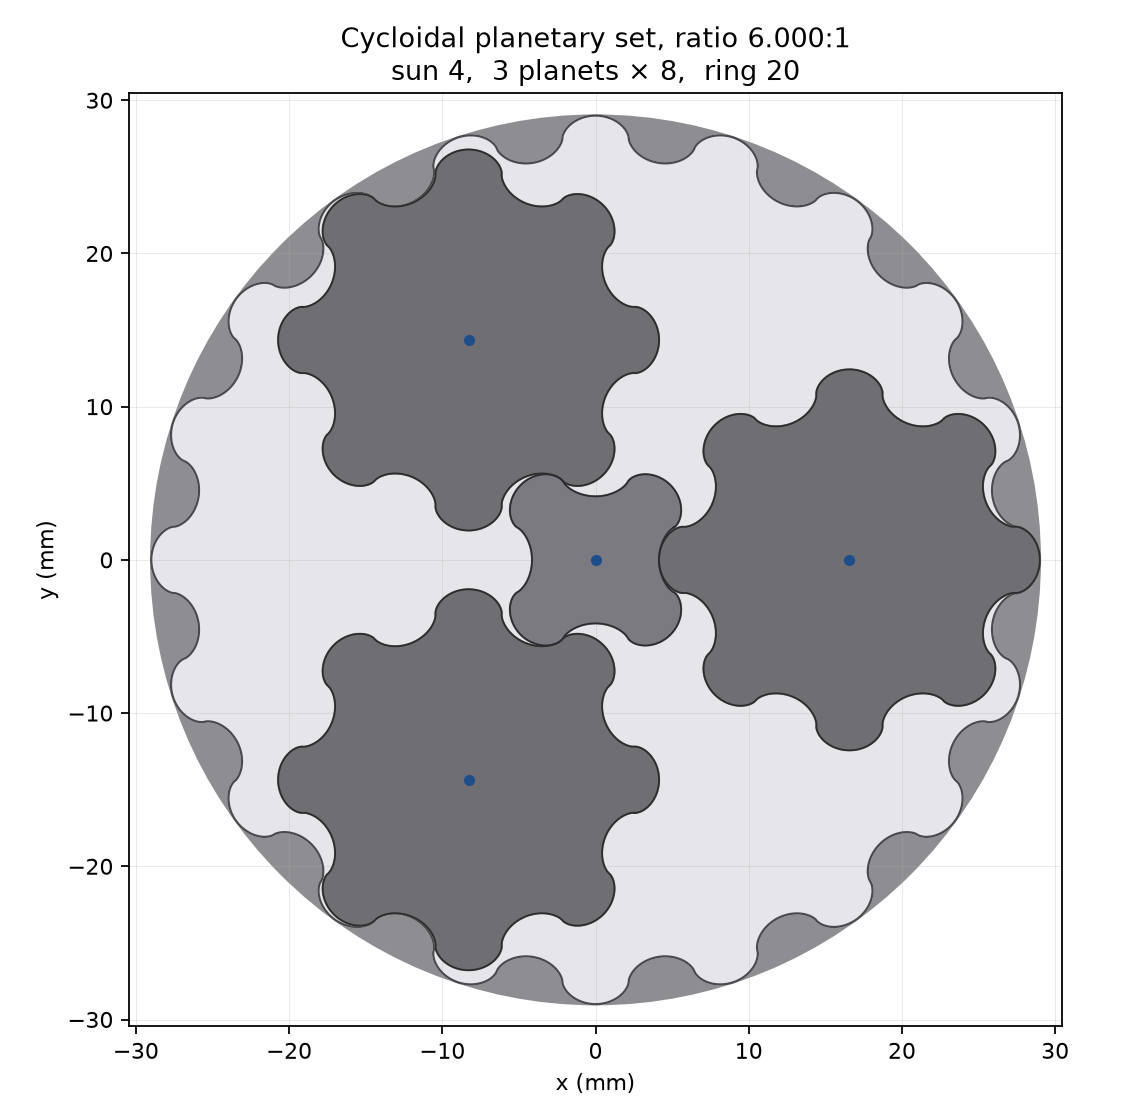

Recreate this plot in Python.
"""
Planetary set of cycloidal gears.

Sun and planets are cycloidal discs from the same Chen profile as
cycloidal_disc.py. The ring bore is a larger cycloidal profile, so the
planet lobes sit in its pockets. Pitch radius scales with the lobe count,
and the ring has sun + 2 * planet lobes, which is the count that lets a
planet mesh with the sun and the ring at the same centre distance.

Defaults follow the reference layout: six planets around a sun of the
same size, inside a lobed ring, with a bore in every gear.
"""

from pathlib import Path

import matplotlib.pyplot as plt
import numpy as np

# Ring fixed, sun driving, carrier output. The ratio is (sun lobes + ring lobes) / sun lobes.
# With the current tooth counts that is (9 + 21) / 9.
GEAR_RATIO = (9 + 21) / 9
SUN_LOBES = 9
PLANET_COUNT = 6
# Diameter across the outermost ring lobes. That is the overall size of the set.
OUTER_DIAMETER = 200.0
BORE_FRACTION = 0.42         # bore radius / root radius
POINTS = 6

OUT_DIR = Path(__file__).resolve().parent


def ring_lobes(sun_lobes: int, planet_lobes: int) -> int:
    return sun_lobes + 2 * planet_lobes


def overall_ratio(sun_lobes: int, planet_lobes: int) -> float:
    """Sun turns per carrier turn with the ring held fixed."""
    return (sun_lobes + ring_lobes(sun_lobes, planet_lobes)) / sun_lobes


def choose_planet_lobes(sun_lobes: int, gear_ratio: float, planet_count: int) -> int:
    """Planet lobes for this sun that come closest to the ratio without the planets crossing."""
    if sun_lobes < 4:
        raise ValueError("Sun lobes must be at least 4.")
    if gear_ratio <= 2.0:
        raise ValueError("Gear ratio must be greater than 2. Below that the planets would have no teeth.")
    if planet_count < 3:
        raise ValueError("Planet count must be at least 3.")
    best = None
    gap = np.sin(np.pi / planet_count)
    for planet in range(3, sun_lobes * 4):
        ring = ring_lobes(sun_lobes, planet)
        if (sun_lobes + ring) % planet_count != 0:
            continue
        # Tooth tips stay inside half the gap between planet centres.
        if (planet + 1) >= (sun_lobes + planet) * gap * 0.98:
            continue
        actual = overall_ratio(sun_lobes, planet)
        error = abs(actual - gear_ratio)
        if best is None or error < best[0]:
            best = (error, planet)
    if best is None:
        raise ValueError(
            f"A {sun_lobes}-lobe sun cannot reach a ratio near {gear_ratio:g} "
            f"with {planet_count} planets without the outer gears crossing."
        )
    return best[1]


def module_for_outer_diameter(sun_lobes: int, planet_lobes: int, diameter: float) -> float:
    """Module that puts the outermost ring lobe at this diameter."""
    if diameter <= 0:
        raise ValueError("Outer diameter must be positive.")
    ring_count = ring_lobes(sun_lobes, planet_lobes)
    # At module 1 the ring pitch radius is the ring lobe count.
    unit = epi_hypo_gear(float(ring_count), ring_count, 0.5, samples=24)
    return diameter / (2.0 * float(radii(unit).max()))


def _rotation(angle: float) -> np.ndarray:
    cosine, sine = np.cos(angle), np.sin(angle)
    return np.array([[cosine, sine], [-sine, cosine]])


def _trochoid_part(radius: float, rolling: float, sign: float, samples: int) -> np.ndarray:
    """One epi (sign +1) or hypo (sign -1) flank. Same construction as pygeartrain."""
    teeth = radius / rolling
    angle = np.linspace(0.0, 2.0 * np.pi / teeth, samples, endpoint=False)
    rolled = (radius + rolling * sign) / rolling * angle * sign
    basis = np.array([[np.cos(angle), np.cos(rolled)], [np.sin(angle), np.sin(rolled)]])
    return np.dot([radius + rolling * sign, -rolling * sign], basis).T


def epi_hypo_gear(pitch_radius: float, teeth: int, epi_fraction: float = 0.5, samples: int = 48) -> np.ndarray:
    """Closed cycloidal gear: epicycloid addendum, hypocycloid dedendum."""
    rolling = pitch_radius / teeth
    tooth = 2.0 * np.pi / teeth
    epi = _trochoid_part(pitch_radius, rolling * epi_fraction, +1.0, samples) @ _rotation(-tooth * epi_fraction / 2.0)
    hypo = _trochoid_part(pitch_radius, rolling * (1.0 - epi_fraction), -1.0, samples) @ _rotation(tooth * epi_fraction / 2.0)
    one = np.vstack((epi, hypo))
    return np.vstack([one @ _rotation(tooth * i) for i in range(teeth)])


def transform(profile: np.ndarray, rotation: float, center: tuple[float, float]) -> np.ndarray:
    cosine, sine = np.cos(rotation), np.sin(rotation)
    x = cosine * profile[:, 0] - sine * profile[:, 1] + center[0]
    y = sine * profile[:, 0] + cosine * profile[:, 1] + center[1]
    return np.column_stack((x, y))


def radii(profile: np.ndarray) -> np.ndarray:
    return np.hypot(profile[:, 0], profile[:, 1])


def radius_at(profile: np.ndarray, theta: np.ndarray) -> np.ndarray:
    """Radius of a star-shaped outline at each angle."""
    angle = np.arctan2(profile[:, 1], profile[:, 0])
    order = np.argsort(angle)
    angle = angle[order]
    radius = np.hypot(profile[order, 0], profile[order, 1])
    query = (np.asarray(theta) + np.pi) % (2.0 * np.pi) - np.pi
    return np.interp(query, angle, radius, period=2.0 * np.pi)


def flank_gap(moved: np.ndarray, boundary: np.ndarray, internal: bool) -> float:
    """Smallest radial gap. Negative means the profiles cross."""
    theta = np.arctan2(moved[:, 1], moved[:, 0])
    wall = radius_at(boundary, theta)
    radial = radii(moved)
    if internal:
        return float((wall - radial).min())
    return float((radial - wall).min())


def assembly(sun_lobes: int, planet_lobes: int, planet_count: int, module: float, resolution: int = POINTS, carrier: float = 0.0):
    """
    Epi/hypo cycloidal planetary, scaled so the planet orbit equals
    the sum of the sun and planet pitch radii. That is the distance at
    which the flanks stay tangent for every carrier angle.
    """
    if min(sun_lobes, planet_lobes, planet_count) < 3:
        raise ValueError("Sun lobes, planet lobes, and planet count must each be at least 3.")
    ring_count = ring_lobes(sun_lobes, planet_lobes)
    if (sun_lobes + ring_count) % planet_count != 0:
        raise ValueError(
            f"Planet count {planet_count} must divide sun + ring "
            f"({sun_lobes} + {ring_count} = {sun_lobes + ring_count}) "
            "or the planets cannot all stay in mesh."
        )
    samples = max(24, int(resolution) * 8)
    # Pitch radius = module * teeth. Orbit radius = sun pitch + planet pitch.
    orbit = module * (sun_lobes + planet_lobes)
    tooth_scale = orbit  # their generator uses an orbit radius of 1
    # The sun's addendum is the planet's dedendum, and the other way around,
    # so a tooth of one sits in the space of the other instead of crossing it.
    fraction = 0.5
    sun = epi_hypo_gear(tooth_scale * sun_lobes / (sun_lobes + planet_lobes), sun_lobes, 1.0 - fraction, samples)
    planet = epi_hypo_gear(tooth_scale * planet_lobes / (sun_lobes + planet_lobes), planet_lobes, fraction, samples)
    ring = epi_hypo_gear(tooth_scale * ring_count / (sun_lobes + planet_lobes), ring_count, fraction, samples)
    # Even planet counts need the sun turned half a tooth so a lobe meets a valley.
    sun_turn = (sun_lobes + ring_count) / sun_lobes * carrier
    if planet_lobes % 2 == 0:
        sun_turn += np.pi / sun_lobes
    sun = transform(sun, sun_turn, (0.0, 0.0))
    planets = []
    for index in range(planet_count):
        angle = carrier + 2.0 * np.pi * index / planet_count
        # Ring fixed. This spin, together with the sun turn above, keeps every
        # planet tangent to the sun and to the ring at every carrier angle.
        spin = -(ring_count - planet_lobes) / planet_lobes * angle
        planets.append(transform(planet, spin, (orbit * np.cos(angle), orbit * np.sin(angle))))
    sun_gaps = [flank_gap(profile, sun, internal=False) for profile in planets]
    ring_gaps = [flank_gap(profile, ring, internal=True) for profile in planets]
    return {
        "sun": sun,
        "planets": planets,
        "ring": ring,
        "distance": orbit,
        "ring_lobes": ring_count,
        "bore": BORE_FRACTION * float(radii(planet).min()),
        "sun_bore": BORE_FRACTION * float(radii(sun).min()),
        "sun_gaps": sun_gaps,
        "ring_gaps": ring_gaps,
    }


def build_parts(gear_ratio, outer_diameter, planet_count, sun_lobes):
    sun_lobes = int(sun_lobes)
    planet_count = int(planet_count)
    planet_lobes = choose_planet_lobes(sun_lobes, float(gear_ratio), planet_count)
    module = module_for_outer_diameter(sun_lobes, planet_lobes, float(outer_diameter))
    parts = assembly(sun_lobes, planet_lobes, planet_count, module)
    return parts, sun_lobes, planet_lobes


def _dxf_pair(code, value) -> str:
    return f"{code}\n{value}\n"


def _simplify(points: np.ndarray, tolerance: float) -> np.ndarray:
    """Douglas–Peucker. Drops points that sit within `tolerance` mm of the chord."""
    pts = np.asarray(points, dtype=float)
    if len(pts) < 3:
        return pts
    keep = np.zeros(len(pts), dtype=bool)
    keep[0] = keep[-1] = True
    stack = [(0, len(pts) - 1)]
    while stack:
        start, end = stack.pop()
        if end <= start + 1:
            continue
        chord = pts[end] - pts[start]
        length = np.hypot(*chord)
        if length < 1e-12:
            dist = np.hypot(pts[start + 1:end, 0] - pts[start, 0], pts[start + 1:end, 1] - pts[start, 1])
        else:
            rel = pts[start + 1:end] - pts[start]
            dist = np.abs(chord[0] * rel[:, 1] - chord[1] * rel[:, 0]) / length
        index = int(np.argmax(dist)) + start + 1
        if dist[index - start - 1] > tolerance:
            keep[index] = True
            stack.append((start, index))
            stack.append((index, end))
    return pts[keep]


def write_fusion_dxf(path: Path, parts: dict) -> None:
    """AutoCAD R12 DXF, millimetres. Fusion: Insert > Insert DXF."""
    lines: list[str] = []

    def add(code, value) -> None:
        lines.append(_dxf_pair(code, value))

    def polyline(points: np.ndarray, tolerance: float) -> None:
        pts = np.asarray(points, dtype=float)
        if len(pts) > 1 and np.allclose(pts[0], pts[-1]):
            pts = pts[:-1]
        pts = _simplify(np.vstack((pts, pts[0])), tolerance)
        if len(pts) > 1 and np.allclose(pts[0], pts[-1]):
            pts = pts[:-1]
        add(0, "POLYLINE")
        add(8, "0")
        add(66, 1)
        add(70, 1)
        for x, y in pts:
            add(0, "VERTEX")
            add(8, "0")
            add(10, f"{x:.6f}")
            add(20, f"{y:.6f}")
            add(30, "0.0")
        add(0, "SEQEND")

    def centre_point(x: float, y: float) -> None:
        add(0, "POINT")
        add(8, "0")
        add(10, f"{float(x):.6f}")
        add(20, f"{float(y):.6f}")
        add(30, "0.0")

    add(0, "SECTION")
    add(2, "HEADER")
    add(9, "$ACADVER")
    add(1, "AC1009")
    add(9, "$INSUNITS")
    add(70, 4)
    add(0, "ENDSEC")
    add(0, "SECTION")
    add(2, "TABLES")
    add(0, "TABLE")
    add(2, "LAYER")
    add(70, 1)
    add(0, "LAYER")
    add(2, "0")
    add(70, 0)
    add(62, 7)
    add(6, "CONTINUOUS")
    add(0, "ENDTAB")
    add(0, "ENDSEC")
    add(0, "SECTION")
    add(2, "BLOCKS")
    add(0, "ENDSEC")
    add(0, "SECTION")
    add(2, "ENTITIES")

    outer = float(radii(parts["ring"]).max())
    # About 0.2 mm on a 200 mm gear: the sketch follows the lobes without one vertex per sample.
    tolerance = max(0.05, outer * 0.002)
    add(0, "CIRCLE")
    add(8, "0")
    add(10, "0.0")
    add(20, "0.0")
    add(30, "0.0")
    add(40, f"{outer:.6f}")
    polyline(parts["ring"], tolerance)
    centre_point(0.0, 0.0)
    polyline(parts["sun"], tolerance)
    centre_point(*parts["sun"].mean(axis=0))
    for profile in parts["planets"]:
        polyline(profile, tolerance)
        centre_point(*profile.mean(axis=0))

    add(0, "ENDSEC")
    add(0, "EOF")
    path.write_bytes("".join(lines).replace("\n", "\r\n").encode("ascii"))


def draw_set(ax, gear_ratio, outer_diameter, planet_count, sun_lobes) -> str:
    ax.clear()
    parts, sun_lobes, planet_lobes = build_parts(gear_ratio, outer_diameter, planet_count, sun_lobes)
    ring = parts["ring"]
    outer = float(radii(ring).max())
    wall = plt.Circle((0.0, 0.0), outer, color="#8d8d92", zorder=0)
    ax.add_patch(wall)
    ax.fill(ring[:, 0], ring[:, 1], color="#e6e6ea", zorder=1)
    ax.plot(ring[:, 0], ring[:, 1], color="#4a4a4e", linewidth=1.0, zorder=2)

    def gear_body(profile, face="#6e6e73"):
        ax.fill(profile[:, 0], profile[:, 1], color=face, zorder=3)
        ax.plot(profile[:, 0], profile[:, 1], color="#2c2c2e", linewidth=0.8, zorder=4)
        centre = profile.mean(axis=0)
        ax.plot(*centre, marker="o", color="#1d4e89", markersize=4, zorder=6)
        return centre

    gear_body(parts["sun"], face="#7a7a80")
    for profile in parts["planets"]:
        gear_body(profile)

    limit = outer * 1.05
    ax.set_xlim(-limit, limit)
    ax.set_ylim(-limit, limit)
    ax.set_aspect("equal")
    ax.set_xlabel("x (mm)")
    ax.set_ylabel("y (mm)")
    ratio = overall_ratio(sun_lobes, planet_lobes)
    ax.set_title(
        f"Cycloidal planetary set, ratio {ratio:.3f}:1\n"
        f"sun {sun_lobes},  {int(planet_count)} planets × {planet_lobes},  ring {parts['ring_lobes']}"
    )
    ax.grid(True, linewidth=0.3, alpha=0.4)
    return (
        f"ratio {ratio:.3f}:1, outer diameter {2.0 * outer:.1f} mm\n"
        f"sun {sun_lobes}, planets {planet_lobes}, ring {parts['ring_lobes']}"
    )


def launch_ui() -> None:
    import tkinter as tk
    from tkinter import ttk

    from matplotlib.backends.backend_tkagg import FigureCanvasTkAgg
    from matplotlib.figure import Figure

    root = tk.Tk()
    root.title("Cycloidal planetary set")
    root.minsize(980, 700)

    fields = tk.Frame(root, padx=12, pady=10)
    fields.pack(side=tk.LEFT, fill=tk.Y)
    specs = (
        ("Gear ratio", "ratio", f"{GEAR_RATIO:.4g}"),
        ("Sun lobes", "sun", str(SUN_LOBES)),
        ("Outer diameter (mm)", "diameter", f"{OUTER_DIAMETER:g}"),
        ("Planet count", "count", str(PLANET_COUNT)),
    )
    entries = {}
    for row, (label, key, default) in enumerate(specs):
        tk.Label(fields, text=label, anchor="w").grid(row=row * 2, column=0, sticky="w")
        entry = ttk.Entry(fields, width=16)
        entry.insert(0, default)
        entry.grid(row=row * 2 + 1, column=0, sticky="we", pady=(0, 10))
        entries[key] = entry

    status = tk.StringVar(value="")
    tk.Label(fields, textvariable=status, wraplength=220, justify="left").grid(row=10, column=0, sticky="w", pady=(8, 0))

    plot_frame = tk.Frame(root)
    plot_frame.pack(side=tk.LEFT, fill=tk.BOTH, expand=True)
    figure = Figure(figsize=(7, 7), dpi=100)
    ax = figure.add_subplot(111)
    canvas = FigureCanvasTkAgg(figure, master=plot_frame)
    canvas.get_tk_widget().pack(fill=tk.BOTH, expand=True)

    def redraw(_event=None):
        try:
            message = draw_set(
                ax,
                float(entries["ratio"].get()),
                float(entries["diameter"].get()),
                int(float(entries["count"].get())),
                int(float(entries["sun"].get())),
            )
        except (ValueError, ZeroDivisionError) as error:
            status.set(str(error))
        else:
            status.set(message)
            figure.tight_layout()
            canvas.draw_idle()

    def save_png():
        redraw()
        path = OUT_DIR / "planetary_cycloid.png"
        figure.savefig(path, dpi=160)
        status.set(f"Saved {path.name}")

    def export_dxf():
        try:
            parts, _, _ = build_parts(
                float(entries["ratio"].get()),
                float(entries["diameter"].get()),
                int(float(entries["count"].get())),
                int(float(entries["sun"].get())),
            )
        except (ValueError, ZeroDivisionError) as error:
            status.set(str(error))
            return
        path = OUT_DIR / "planetary_cycloid.dxf"
        write_fusion_dxf(path, parts)
        status.set(f"Saved {path.name} for Fusion 360 (Insert DXF, millimetres)")

    buttons = tk.Frame(fields)
    buttons.grid(row=9, column=0, sticky="we")
    ttk.Button(buttons, text="Update", command=redraw).pack(side=tk.LEFT)
    ttk.Button(buttons, text="Save PNG", command=save_png).pack(side=tk.LEFT, padx=(8, 0))
    ttk.Button(buttons, text="Export DXF", command=export_dxf).pack(side=tk.LEFT, padx=(8, 0))
    for entry in entries.values():
        entry.bind("<Return>", redraw)

    redraw()
    root.mainloop()


if __name__ == "__main__":
    launch_ui()
